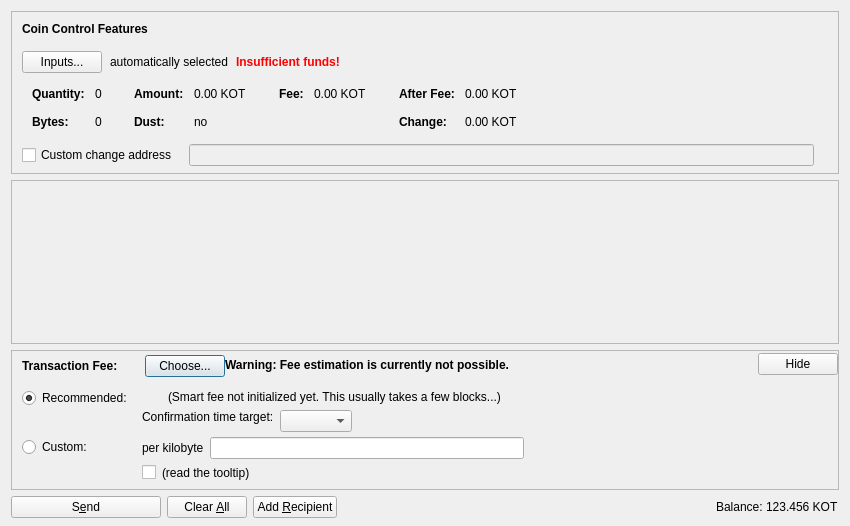
<?xml version="1.0" encoding="UTF-8"?>
<ui version="4.0">
 <class>SendCoinsDialog</class>
 <widget class="QDialog" name="SendCoinsDialog">
  <property name="geometry">
   <rect>
    <x>0</x>
    <y>0</y>
    <width>850</width>
    <height>526</height>
   </rect>
  </property>
  <property name="windowTitle">
   <string>Send Coins</string>
  </property>
  <layout class="QVBoxLayout" name="verticalLayout" stretch="0,1,0,0">
   <property name="bottomMargin">
    <number>8</number>
   </property>
   <item>
    <widget class="QFrame" name="frameCoinControl">
     <property name="sizePolicy">
      <sizepolicy hsizetype="Expanding" vsizetype="Expanding">
       <horstretch>0</horstretch>
       <verstretch>0</verstretch>
      </sizepolicy>
     </property>
     <property name="maximumSize">
      <size>
       <width>16777215</width>
       <height>16777215</height>
      </size>
     </property>
     <property name="frameShape">
      <enum>QFrame::StyledPanel</enum>
     </property>
     <property name="frameShadow">
      <enum>QFrame::Sunken</enum>
     </property>
     <layout class="QVBoxLayout" name="verticalLayoutCoinControl2">
      <property name="spacing">
       <number>0</number>
      </property>
      <property name="leftMargin">
       <number>0</number>
      </property>
      <property name="topMargin">
       <number>0</number>
      </property>
      <property name="rightMargin">
       <number>0</number>
      </property>
      <property name="bottomMargin">
       <number>6</number>
      </property>
      <item>
       <layout class="QVBoxLayout" name="verticalLayoutCoinControl" stretch="0,0,0,0,1">
        <property name="spacing">
         <number>0</number>
        </property>
        <property name="leftMargin">
         <number>10</number>
        </property>
        <property name="topMargin">
         <number>10</number>
        </property>
        <item>
         <layout class="QHBoxLayout" name="horizontalLayoutCoinControl1">
          <property name="bottomMargin">
           <number>15</number>
          </property>
          <item>
           <widget class="QLabel" name="labelCoinControlFeatures">
            <property name="sizePolicy">
             <sizepolicy hsizetype="Preferred" vsizetype="Maximum">
              <horstretch>0</horstretch>
              <verstretch>0</verstretch>
             </sizepolicy>
            </property>
            <property name="font">
             <font>
              <weight>75</weight>
              <bold>true</bold>
             </font>
            </property>
            <property name="styleSheet">
             <string notr="true">font-weight:bold;</string>
            </property>
            <property name="text">
             <string>Coin Control Features</string>
            </property>
           </widget>
          </item>
         </layout>
        </item>
        <item>
         <layout class="QHBoxLayout" name="horizontalLayoutCoinControl2" stretch="0,0,0,0">
          <property name="spacing">
           <number>8</number>
          </property>
          <property name="bottomMargin">
           <number>10</number>
          </property>
          <item>
           <widget class="QPushButton" name="pushButtonCoinControl">
            <property name="styleSheet">
             <string notr="true"/>
            </property>
            <property name="text">
             <string>Inputs...</string>
            </property>
            <property name="autoDefault">
             <bool>false</bool>
            </property>
           </widget>
          </item>
          <item>
           <widget class="QLabel" name="labelCoinControlAutomaticallySelected">
            <property name="text">
             <string>automatically selected</string>
            </property>
            <property name="margin">
             <number>5</number>
            </property>
           </widget>
          </item>
          <item>
           <widget class="QLabel" name="labelCoinControlInsuffFunds">
            <property name="font">
             <font>
              <weight>75</weight>
              <bold>true</bold>
             </font>
            </property>
            <property name="styleSheet">
             <string notr="true">color:red;font-weight:bold;</string>
            </property>
            <property name="text">
             <string>Insufficient funds!</string>
            </property>
            <property name="margin">
             <number>5</number>
            </property>
           </widget>
          </item>
          <item>
           <spacer name="horizontalSpacerCoinControl">
            <property name="orientation">
             <enum>Qt::Horizontal</enum>
            </property>
            <property name="sizeHint" stdset="0">
             <size>
              <width>40</width>
              <height>1</height>
             </size>
            </property>
           </spacer>
          </item>
         </layout>
        </item>
        <item>
         <widget class="QWidget" name="widgetCoinControl" native="true">
          <property name="sizePolicy">
           <sizepolicy hsizetype="Preferred" vsizetype="Preferred">
            <horstretch>0</horstretch>
            <verstretch>0</verstretch>
           </sizepolicy>
          </property>
          <property name="minimumSize">
           <size>
            <width>0</width>
            <height>0</height>
           </size>
          </property>
          <property name="styleSheet">
           <string notr="true"/>
          </property>
          <layout class="QHBoxLayout" name="horizontalLayoutCoinControl5">
           <property name="leftMargin">
            <number>0</number>
           </property>
           <property name="topMargin">
            <number>0</number>
           </property>
           <property name="rightMargin">
            <number>0</number>
           </property>
           <property name="bottomMargin">
            <number>0</number>
           </property>
           <item>
            <layout class="QHBoxLayout" name="horizontalLayoutCoinControl3" stretch="0,0,0,1">
             <property name="spacing">
              <number>20</number>
             </property>
             <property name="topMargin">
              <number>0</number>
             </property>
             <property name="bottomMargin">
              <number>10</number>
             </property>
             <item>
              <layout class="QFormLayout" name="formLayoutCoinControl1">
               <property name="horizontalSpacing">
                <number>10</number>
               </property>
               <property name="verticalSpacing">
                <number>14</number>
               </property>
               <property name="leftMargin">
                <number>10</number>
               </property>
               <property name="topMargin">
                <number>4</number>
               </property>
               <property name="rightMargin">
                <number>6</number>
               </property>
               <item row="0" column="0">
                <widget class="QLabel" name="labelCoinControlQuantityText">
                 <property name="font">
                  <font>
                   <weight>75</weight>
                   <bold>true</bold>
                  </font>
                 </property>
                 <property name="text">
                  <string>Quantity:</string>
                 </property>
                 <property name="margin">
                  <number>0</number>
                 </property>
                </widget>
               </item>
               <item row="0" column="1">
                <widget class="QLabel" name="labelCoinControlQuantity">
                 <property name="cursor">
                  <cursorShape>IBeamCursor</cursorShape>
                 </property>
                 <property name="contextMenuPolicy">
                  <enum>Qt::ActionsContextMenu</enum>
                 </property>
                 <property name="text">
                  <string notr="true">0</string>
                 </property>
                 <property name="margin">
                  <number>0</number>
                 </property>
                 <property name="textInteractionFlags">
                  <set>Qt::LinksAccessibleByMouse|Qt::TextSelectableByKeyboard|Qt::TextSelectableByMouse</set>
                 </property>
                </widget>
               </item>
               <item row="1" column="0">
                <widget class="QLabel" name="labelCoinControlBytesText">
                 <property name="font">
                  <font>
                   <weight>75</weight>
                   <bold>true</bold>
                  </font>
                 </property>
                 <property name="text">
                  <string>Bytes:</string>
                 </property>
                </widget>
               </item>
               <item row="1" column="1">
                <widget class="QLabel" name="labelCoinControlBytes">
                 <property name="cursor">
                  <cursorShape>IBeamCursor</cursorShape>
                 </property>
                 <property name="contextMenuPolicy">
                  <enum>Qt::ActionsContextMenu</enum>
                 </property>
                 <property name="text">
                  <string notr="true">0</string>
                 </property>
                 <property name="textInteractionFlags">
                  <set>Qt::LinksAccessibleByMouse|Qt::TextSelectableByKeyboard|Qt::TextSelectableByMouse</set>
                 </property>
                </widget>
               </item>
              </layout>
             </item>
             <item>
              <layout class="QFormLayout" name="formLayoutCoinControl2">
               <property name="horizontalSpacing">
                <number>10</number>
               </property>
               <property name="verticalSpacing">
                <number>14</number>
               </property>
               <property name="leftMargin">
                <number>6</number>
               </property>
               <property name="topMargin">
                <number>4</number>
               </property>
               <property name="rightMargin">
                <number>6</number>
               </property>
               <item row="0" column="0">
                <widget class="QLabel" name="labelCoinControlAmountText">
                 <property name="font">
                  <font>
                   <weight>75</weight>
                   <bold>true</bold>
                  </font>
                 </property>
                 <property name="text">
                  <string>Amount:</string>
                 </property>
                 <property name="margin">
                  <number>0</number>
                 </property>
                </widget>
               </item>
               <item row="0" column="1">
                <widget class="QLabel" name="labelCoinControlAmount">
                 <property name="cursor">
                  <cursorShape>IBeamCursor</cursorShape>
                 </property>
                 <property name="contextMenuPolicy">
                  <enum>Qt::ActionsContextMenu</enum>
                 </property>
                 <property name="text">
                  <string notr="true">0.00 KOT</string>
                 </property>
                 <property name="textInteractionFlags">
                  <set>Qt::LinksAccessibleByMouse|Qt::TextSelectableByKeyboard|Qt::TextSelectableByMouse</set>
                 </property>
                </widget>
               </item>
               <item row="1" column="0">
                <widget class="QLabel" name="labelCoinControlLowOutputText">
                 <property name="font">
                  <font>
                   <weight>75</weight>
                   <bold>true</bold>
                  </font>
                 </property>
                 <property name="text">
                  <string>Dust:</string>
                 </property>
                </widget>
               </item>
               <item row="1" column="1">
                <widget class="QLabel" name="labelCoinControlLowOutput">
                 <property name="cursor">
                  <cursorShape>IBeamCursor</cursorShape>
                 </property>
                 <property name="contextMenuPolicy">
                  <enum>Qt::ActionsContextMenu</enum>
                 </property>
                 <property name="text">
                  <string notr="true">no</string>
                 </property>
                 <property name="textInteractionFlags">
                  <set>Qt::LinksAccessibleByMouse|Qt::TextSelectableByKeyboard|Qt::TextSelectableByMouse</set>
                 </property>
                </widget>
               </item>
              </layout>
             </item>
             <item>
              <layout class="QFormLayout" name="formLayoutCoinControl3">
               <property name="horizontalSpacing">
                <number>10</number>
               </property>
               <property name="verticalSpacing">
                <number>14</number>
               </property>
               <property name="leftMargin">
                <number>6</number>
               </property>
               <property name="topMargin">
                <number>4</number>
               </property>
               <property name="rightMargin">
                <number>6</number>
               </property>
               <item row="0" column="0">
                <widget class="QLabel" name="labelCoinControlFeeText">
                 <property name="font">
                  <font>
                   <weight>75</weight>
                   <bold>true</bold>
                  </font>
                 </property>
                 <property name="text">
                  <string>Fee:</string>
                 </property>
                 <property name="margin">
                  <number>0</number>
                 </property>
                </widget>
               </item>
               <item row="0" column="1">
                <widget class="QLabel" name="labelCoinControlFee">
                 <property name="cursor">
                  <cursorShape>IBeamCursor</cursorShape>
                 </property>
                 <property name="contextMenuPolicy">
                  <enum>Qt::ActionsContextMenu</enum>
                 </property>
                 <property name="text">
                  <string notr="true">0.00 KOT</string>
                 </property>
                 <property name="textInteractionFlags">
                  <set>Qt::LinksAccessibleByMouse|Qt::TextSelectableByKeyboard|Qt::TextSelectableByMouse</set>
                 </property>
                </widget>
               </item>
              </layout>
             </item>
             <item>
              <layout class="QFormLayout" name="formLayoutCoinControl4">
               <property name="horizontalSpacing">
                <number>10</number>
               </property>
               <property name="verticalSpacing">
                <number>14</number>
               </property>
               <property name="leftMargin">
                <number>6</number>
               </property>
               <property name="topMargin">
                <number>4</number>
               </property>
               <property name="rightMargin">
                <number>6</number>
               </property>
               <item row="0" column="0">
                <widget class="QLabel" name="labelCoinControlAfterFeeText">
                 <property name="font">
                  <font>
                   <weight>75</weight>
                   <bold>true</bold>
                  </font>
                 </property>
                 <property name="text">
                  <string>After Fee:</string>
                 </property>
                 <property name="margin">
                  <number>0</number>
                 </property>
                </widget>
               </item>
               <item row="0" column="1">
                <widget class="QLabel" name="labelCoinControlAfterFee">
                 <property name="cursor">
                  <cursorShape>IBeamCursor</cursorShape>
                 </property>
                 <property name="contextMenuPolicy">
                  <enum>Qt::ActionsContextMenu</enum>
                 </property>
                 <property name="text">
                  <string notr="true">0.00 KOT</string>
                 </property>
                 <property name="textInteractionFlags">
                  <set>Qt::LinksAccessibleByMouse|Qt::TextSelectableByKeyboard|Qt::TextSelectableByMouse</set>
                 </property>
                </widget>
               </item>
               <item row="1" column="0">
                <widget class="QLabel" name="labelCoinControlChangeText">
                 <property name="font">
                  <font>
                   <weight>75</weight>
                   <bold>true</bold>
                  </font>
                 </property>
                 <property name="text">
                  <string>Change:</string>
                 </property>
                </widget>
               </item>
               <item row="1" column="1">
                <widget class="QLabel" name="labelCoinControlChange">
                 <property name="cursor">
                  <cursorShape>IBeamCursor</cursorShape>
                 </property>
                 <property name="contextMenuPolicy">
                  <enum>Qt::ActionsContextMenu</enum>
                 </property>
                 <property name="text">
                  <string notr="true">0.00 KOT</string>
                 </property>
                 <property name="textInteractionFlags">
                  <set>Qt::LinksAccessibleByMouse|Qt::TextSelectableByKeyboard|Qt::TextSelectableByMouse</set>
                 </property>
                </widget>
               </item>
              </layout>
             </item>
            </layout>
           </item>
          </layout>
         </widget>
        </item>
        <item>
         <layout class="QHBoxLayout" name="horizontalLayoutCoinControl4" stretch="0,0,0">
          <property name="spacing">
           <number>12</number>
          </property>
          <property name="sizeConstraint">
           <enum>QLayout::SetDefaultConstraint</enum>
          </property>
          <property name="topMargin">
           <number>5</number>
          </property>
          <property name="rightMargin">
           <number>5</number>
          </property>
          <item>
           <widget class="QCheckBox" name="checkBoxCoinControlChange">
            <property name="toolTip">
             <string>If this is activated, but the change address is empty or invalid, change will be sent to a newly generated address.</string>
            </property>
            <property name="text">
             <string>Custom change address</string>
            </property>
           </widget>
          </item>
          <item>
           <widget class="QValidatedLineEdit" name="lineEditCoinControlChange">
            <property name="enabled">
             <bool>false</bool>
            </property>
            <property name="sizePolicy">
             <sizepolicy hsizetype="Expanding" vsizetype="Fixed">
              <horstretch>0</horstretch>
              <verstretch>0</verstretch>
             </sizepolicy>
            </property>
           </widget>
          </item>
          <item>
           <widget class="QLabel" name="labelCoinControlChangeLabel">
            <property name="sizePolicy">
             <sizepolicy hsizetype="Preferred" vsizetype="Expanding">
              <horstretch>0</horstretch>
              <verstretch>0</verstretch>
             </sizepolicy>
            </property>
            <property name="minimumSize">
             <size>
              <width>0</width>
              <height>0</height>
             </size>
            </property>
            <property name="text">
             <string/>
            </property>
            <property name="margin">
             <number>3</number>
            </property>
           </widget>
          </item>
         </layout>
        </item>
        <item>
         <spacer name="verticalSpacerCoinControl">
          <property name="orientation">
           <enum>Qt::Vertical</enum>
          </property>
          <property name="sizeHint" stdset="0">
           <size>
            <width>800</width>
            <height>1</height>
           </size>
          </property>
         </spacer>
        </item>
       </layout>
      </item>
     </layout>
    </widget>
   </item>
   <item>
    <widget class="QScrollArea" name="scrollArea">
     <property name="widgetResizable">
      <bool>true</bool>
     </property>
     <widget class="QWidget" name="scrollAreaWidgetContents">
      <property name="geometry">
       <rect>
        <x>0</x>
        <y>0</y>
        <width>830</width>
        <height>104</height>
       </rect>
      </property>
      <layout class="QVBoxLayout" name="verticalLayout_2" stretch="0,1">
       <property name="leftMargin">
        <number>0</number>
       </property>
       <property name="topMargin">
        <number>0</number>
       </property>
       <property name="rightMargin">
        <number>0</number>
       </property>
       <property name="bottomMargin">
        <number>0</number>
       </property>
       <item>
        <layout class="QVBoxLayout" name="entries">
         <property name="spacing">
          <number>6</number>
         </property>
        </layout>
       </item>
       <item>
        <spacer name="verticalSpacer">
         <property name="orientation">
          <enum>Qt::Vertical</enum>
         </property>
         <property name="sizeHint" stdset="0">
          <size>
           <width>20</width>
           <height>40</height>
          </size>
         </property>
        </spacer>
       </item>
      </layout>
     </widget>
    </widget>
   </item>
   <item>
    <widget class="QFrame" name="frameFee">
     <property name="sizePolicy">
      <sizepolicy hsizetype="Expanding" vsizetype="Expanding">
       <horstretch>0</horstretch>
       <verstretch>0</verstretch>
      </sizepolicy>
     </property>
     <property name="maximumSize">
      <size>
       <width>16777215</width>
       <height>16777215</height>
      </size>
     </property>
     <property name="frameShape">
      <enum>QFrame::StyledPanel</enum>
     </property>
     <property name="frameShadow">
      <enum>QFrame::Sunken</enum>
     </property>
     <layout class="QVBoxLayout" name="verticalLayoutFee1">
      <property name="spacing">
       <number>0</number>
      </property>
      <property name="leftMargin">
       <number>0</number>
      </property>
      <property name="topMargin">
       <number>0</number>
      </property>
      <property name="rightMargin">
       <number>0</number>
      </property>
      <property name="bottomMargin">
       <number>0</number>
      </property>
      <item>
       <layout class="QVBoxLayout" name="verticalLayoutFee2" stretch="0,0,0">
        <property name="spacing">
         <number>0</number>
        </property>
        <property name="leftMargin">
         <number>10</number>
        </property>
        <property name="topMargin">
         <number>0</number>
        </property>
        <item>
         <layout class="QHBoxLayout" name="horizontalLayoutFee1">
          <property name="bottomMargin">
           <number>0</number>
          </property>
          <item>
           <layout class="QVBoxLayout" name="verticalLayoutFee7">
            <property name="spacing">
             <number>0</number>
            </property>
            <item>
             <spacer name="verticalSpacerSmartFee">
              <property name="orientation">
               <enum>Qt::Vertical</enum>
              </property>
              <property name="sizeType">
               <enum>QSizePolicy::Fixed</enum>
              </property>
              <property name="sizeHint" stdset="0">
               <size>
                <width>1</width>
                <height>4</height>
               </size>
              </property>
             </spacer>
            </item>
            <item>
             <layout class="QHBoxLayout" name="horizontalLayoutSmartFee">
              <property name="spacing">
               <number>10</number>
              </property>
              <item>
               <widget class="QLabel" name="labelFeeHeadline">
                <property name="sizePolicy">
                 <sizepolicy hsizetype="Preferred" vsizetype="Maximum">
                  <horstretch>0</horstretch>
                  <verstretch>0</verstretch>
                 </sizepolicy>
                </property>
                <property name="font">
                 <font>
                  <weight>75</weight>
                  <bold>true</bold>
                 </font>
                </property>
                <property name="styleSheet">
                 <string notr="true">font-weight:bold;</string>
                </property>
                <property name="text">
                 <string>Transaction Fee:</string>
                </property>
               </widget>
              </item>
              <item>
               <widget class="QLabel" name="labelFeeMinimized">
                <property name="text">
                 <string/>
                </property>
               </widget>
              </item>
              <item>
               <widget class="QPushButton" name="buttonChooseFee">
                <property name="text">
                 <string>Choose...</string>
                </property>
               </widget>
              </item>
             </layout>
            </item>
            <item>
             <spacer name="verticalSpacer_5">
              <property name="orientation">
               <enum>Qt::Vertical</enum>
              </property>
              <property name="sizeHint" stdset="0">
               <size>
                <width>1</width>
                <height>1</height>
               </size>
              </property>
             </spacer>
            </item>
           </layout>
          </item>
          <item>
           <widget class="QLabel" name="fallbackFeeWarningLabel">
            <property name="toolTip">
             <string>Using the fallbackfee can result in sending a transaction that will take several hours or days (or never) to confirm. Consider choosing your fee manually or wait until you have validated the complete chain.</string>
            </property>
            <property name="font">
            <font>
                <weight>75</weight>
                <bold>true</bold>
            </font>
            </property>
            <property name="text">
             <string>Warning: Fee estimation is currently not possible.</string>
            </property>
            <property name="wordWrap">
             <bool>false</bool>
            </property>
           </widget>
          </item>
          <item>
           <spacer name="horizontalSpacer_4">
            <property name="orientation">
             <enum>Qt::Horizontal</enum>
            </property>
            <property name="sizeType">
             <enum>QSizePolicy::MinimumExpanding</enum>
            </property>
            <property name="sizeHint" stdset="0">
             <size>
              <width>40</width>
              <height>20</height>
             </size>
            </property>
           </spacer>
          </item>
          <item>
           <widget class="QPushButton" name="buttonMinimizeFee">
            <property name="toolTip">
             <string>collapse fee-settings</string>
            </property>
            <property name="text">
             <string>Hide</string>
            </property>
           </widget>
          </item>
         </layout>
        </item>
        <item>
         <widget class="QFrame" name="frameFeeSelection">
          <layout class="QVBoxLayout" name="verticalLayoutFee12">
           <property name="spacing">
            <number>0</number>
           </property>
           <property name="leftMargin">
            <number>0</number>
           </property>
           <property name="topMargin">
            <number>0</number>
           </property>
           <property name="rightMargin">
            <number>0</number>
           </property>
           <property name="bottomMargin">
            <number>0</number>
           </property>
           <item>
            <layout class="QGridLayout" name="gridLayoutFee">
             <property name="topMargin">
              <number>10</number>
             </property>
             <property name="bottomMargin">
              <number>4</number>
             </property>
             <property name="horizontalSpacing">
              <number>10</number>
             </property>
             <property name="verticalSpacing">
              <number>4</number>
             </property>
             <item row="1" column="1">
              <layout class="QVBoxLayout" name="verticalLayoutFee8">
               <property name="spacing">
                <number>6</number>
               </property>
               <item>
                <layout class="QHBoxLayout" name="horizontalLayoutFee13">
                 <item>
                  <widget class="QLabel" name="labelCustomPerKilobyte">
                   <property name="toolTip">
                    <string>If the custom fee is set to 1000 satoshis and the transaction is only 250 bytes, then &quot;per kilobyte&quot; only pays 250 satoshis in fee, while &quot;total at least&quot; pays 1000 satoshis. For transactions bigger than a kilobyte both pay by kilobyte.</string>
                   </property>
                   <property name="text">
                    <string>per kilobyte</string>
                   </property>
                  </widget>
                 </item>
                 <item>
                  <widget class="BitcoinAmountField" name="customFee"/>
                 </item>
                 <item>
                  <spacer name="horizontalSpacer_6">
                   <property name="orientation">
                    <enum>Qt::Horizontal</enum>
                   </property>
                   <property name="sizeHint" stdset="0">
                    <size>
                     <width>1</width>
                     <height>1</height>
                    </size>
                   </property>
                  </spacer>
                 </item>
                </layout>
               </item>
               <item>
                <layout class="QHBoxLayout" name="horizontalLayoutFee8">
                 <item>
                  <widget class="QCheckBox" name="checkBoxMinimumFee">
                   <property name="toolTip">
                    <string>Paying only the minimum fee is just fine as long as there is less transaction volume than space in the blocks. But be aware that this can end up in a never confirming transaction once there is more demand for kotyacoin transactions than the network can process.</string>
                   </property>
                   <property name="text">
                    <string/>
                   </property>
                  </widget>
                 </item>
                 <item>
                  <widget class="QLabel" name="labelMinFeeWarning">
                   <property name="enabled">
                    <bool>true</bool>
                   </property>
                   <property name="toolTip">
                    <string>Paying only the minimum fee is just fine as long as there is less transaction volume than space in the blocks. But be aware that this can end up in a never confirming transaction once there is more demand for kotyacoin transactions than the network can process.</string>
                   </property>
                   <property name="text">
                    <string>(read the tooltip)</string>
                   </property>
                   <property name="margin">
                    <number>5</number>
                   </property>
                  </widget>
                 </item>
                 <item>
                  <spacer name="horizontalSpacer_2">
                   <property name="orientation">
                    <enum>Qt::Horizontal</enum>
                   </property>
                   <property name="sizeHint" stdset="0">
                    <size>
                     <width>1</width>
                     <height>1</height>
                    </size>
                   </property>
                  </spacer>
                 </item>
                </layout>
               </item>
              </layout>
             </item>
             <item row="0" column="0">
              <layout class="QVBoxLayout" name="verticalLayoutFee4" stretch="0,1">
               <item>
                <widget class="QRadioButton" name="radioSmartFee">
                 <property name="text">
                  <string>Recommended:</string>
                 </property>
                 <property name="checked">
                  <bool>true</bool>
                 </property>
                 <attribute name="buttonGroup">
                  <string notr="true">groupFee</string>
                 </attribute>
                </widget>
               </item>
               <item>
                <spacer name="verticalSpacer_2">
                 <property name="orientation">
                  <enum>Qt::Vertical</enum>
                 </property>
                 <property name="sizeHint" stdset="0">
                  <size>
                   <width>1</width>
                   <height>1</height>
                  </size>
                 </property>
                </spacer>
               </item>
              </layout>
             </item>
             <item row="1" column="0">
              <layout class="QVBoxLayout" name="verticalLayoutFee9" stretch="0,1">
               <item>
                <widget class="QRadioButton" name="radioCustomFee">
                 <property name="text">
                  <string>Custom:</string>
                 </property>
                 <attribute name="buttonGroup">
                  <string notr="true">groupFee</string>
                 </attribute>
                </widget>
               </item>
               <item>
                <spacer name="verticalSpacer_6">
                 <property name="orientation">
                  <enum>Qt::Vertical</enum>
                 </property>
                 <property name="sizeHint" stdset="0">
                  <size>
                   <width>1</width>
                   <height>1</height>
                  </size>
                 </property>
                </spacer>
               </item>
              </layout>
             </item>
             <item row="0" column="1">
              <layout class="QVBoxLayout" name="verticalLayoutFee3" stretch="0,0,1">
               <property name="spacing">
                <number>6</number>
               </property>
               <property name="topMargin">
                <number>2</number>
               </property>
               <item>
                <layout class="QHBoxLayout" name="horizontalLayoutFee12">
                 <item>
                  <widget class="QLabel" name="labelSmartFee">
                   <property name="text">
                    <string/>
                   </property>
                   <property name="margin">
                    <number>2</number>
                   </property>
                  </widget>
                 </item>
                 <item>
                  <widget class="QLabel" name="labelFeeEstimation">
                   <property name="text">
                    <string/>
                   </property>
                  </widget>
                 </item>
                 <item>
                  <widget class="QLabel" name="labelSmartFee2">
                   <property name="text">
                    <string>(Smart fee not initialized yet. This usually takes a few blocks...)</string>
                   </property>
                   <property name="margin">
                    <number>2</number>
                   </property>
                  </widget>
                 </item>
                 <item>
                  <spacer name="horizontalSpacer_5">
                   <property name="orientation">
                    <enum>Qt::Horizontal</enum>
                   </property>
                   <property name="sizeHint" stdset="0">
                    <size>
                     <width>1</width>
                     <height>1</height>
                    </size>
                   </property>
                  </spacer>
                 </item>
                </layout>
               </item>
               <item>
                <layout class="QHBoxLayout" name="horizontalLayoutFee9">
                 <item>
                  <layout class="QVBoxLayout" name="verticalLayoutFee6">
                   <item>
                    <widget class="QLabel" name="labelSmartFee3">
                     <property name="text">
                      <string>Confirmation time target:</string>
                     </property>
                     <property name="margin">
                      <number>2</number>
                     </property>
                    </widget>
                   </item>
                   <item>
                    <spacer name="verticalSpacer_3">
                     <property name="orientation">
                      <enum>Qt::Vertical</enum>
                     </property>
                     <property name="sizeHint" stdset="0">
                      <size>
                       <width>1</width>
                       <height>1</height>
                      </size>
                     </property>
                    </spacer>
                   </item>
                  </layout>
                 </item>
                 <item>
                  <layout class="QVBoxLayout" name="verticalLayoutFee5">
                   <property name="rightMargin">
                    <number>30</number>
                   </property>
                   <item>
                    <layout class="QHBoxLayout" name="horizontalLayoutConfTarget">
                     <property name="bottomMargin">
                      <number>0</number>
                     </property>
                     <item>
                      <widget class="QComboBox" name="confTargetSelector"/>
                     </item>
                     <item>
                      <spacer name="horizontalSpacerConfTarget">
                       <property name="orientation">
                        <enum>Qt::Horizontal</enum>
                       </property>
                       <property name="sizeHint" stdset="0">
                        <size>
                         <width>40</width>
                         <height>20</height>
                        </size>
                       </property>
                      </spacer>
                     </item>
                    </layout>
                   </item>
                  </layout>
                 </item>
                </layout>
               </item>
               <item>
                <spacer name="verticalSpacer_4">
                 <property name="orientation">
                  <enum>Qt::Vertical</enum>
                 </property>
                 <property name="sizeHint" stdset="0">
                  <size>
                   <width>1</width>
                   <height>1</height>
                  </size>
                 </property>
                </spacer>
               </item>
              </layout>
             </item>
            </layout>
           </item>
          </layout>
         </widget>
        </item>
        <item>
         <spacer name="verticalSpacerFee">
          <property name="orientation">
           <enum>Qt::Vertical</enum>
          </property>
          <property name="sizeHint" stdset="0">
           <size>
            <width>40</width>
            <height>5</height>
           </size>
          </property>
         </spacer>
        </item>
       </layout>
      </item>
     </layout>
    </widget>
   </item>
   <item>
    <layout class="QHBoxLayout" name="horizontalLayout">
     <item>
      <widget class="QPushButton" name="sendButton">
       <property name="minimumSize">
        <size>
         <width>150</width>
         <height>0</height>
        </size>
       </property>
       <property name="toolTip">
        <string>Confirm the send action</string>
       </property>
       <property name="text">
        <string>S&amp;end</string>
       </property>
       <property name="icon">
        <iconset resource="../bitcoin.qrc">
         <normaloff>:/icons/send</normaloff>:/icons/send</iconset>
       </property>
       <property name="autoDefault">
        <bool>false</bool>
       </property>
       <property name="default">
        <bool>false</bool>
       </property>
      </widget>
     </item>
     <item>
      <widget class="QPushButton" name="clearButton">
       <property name="sizePolicy">
        <sizepolicy hsizetype="Minimum" vsizetype="Fixed">
         <horstretch>0</horstretch>
         <verstretch>0</verstretch>
        </sizepolicy>
       </property>
       <property name="toolTip">
        <string>Clear all fields of the form.</string>
       </property>
       <property name="text">
        <string>Clear &amp;All</string>
       </property>
       <property name="icon">
        <iconset resource="../bitcoin.qrc">
         <normaloff>:/icons/remove</normaloff>:/icons/remove</iconset>
       </property>
       <property name="autoDefault">
        <bool>false</bool>
       </property>
      </widget>
     </item>
     <item>
      <widget class="QPushButton" name="addButton">
       <property name="toolTip">
        <string>Send to multiple recipients at once</string>
       </property>
       <property name="text">
        <string>Add &amp;Recipient</string>
       </property>
       <property name="icon">
        <iconset resource="../bitcoin.qrc">
         <normaloff>:/icons/add</normaloff>:/icons/add</iconset>
       </property>
       <property name="autoDefault">
        <bool>false</bool>
       </property>
      </widget>
     </item>
     <item>
      <spacer name="horizontalSpacer">
       <property name="orientation">
        <enum>Qt::Horizontal</enum>
       </property>
       <property name="sizeHint" stdset="0">
        <size>
         <width>40</width>
         <height>20</height>
        </size>
       </property>
      </spacer>
     </item>
     <item>
      <layout class="QHBoxLayout" name="horizontalLayout_2">
       <property name="spacing">
        <number>3</number>
       </property>
       <item>
        <widget class="QLabel" name="label">
         <property name="sizePolicy">
          <sizepolicy hsizetype="Preferred" vsizetype="Fixed">
           <horstretch>0</horstretch>
           <verstretch>0</verstretch>
          </sizepolicy>
         </property>
         <property name="text">
          <string>Balance:</string>
         </property>
        </widget>
       </item>
       <item>
        <widget class="QLabel" name="labelBalance">
         <property name="sizePolicy">
          <sizepolicy hsizetype="Preferred" vsizetype="Fixed">
           <horstretch>0</horstretch>
           <verstretch>0</verstretch>
          </sizepolicy>
         </property>
         <property name="cursor">
          <cursorShape>IBeamCursor</cursorShape>
         </property>
         <property name="text">
          <string notr="true">123.456 KOT</string>
         </property>
         <property name="textInteractionFlags">
          <set>Qt::LinksAccessibleByMouse|Qt::TextSelectableByKeyboard|Qt::TextSelectableByMouse</set>
         </property>
        </widget>
       </item>
      </layout>
     </item>
    </layout>
   </item>
  </layout>
 </widget>
 <customwidgets>
  <customwidget>
   <class>QValidatedLineEdit</class>
   <extends>QLineEdit</extends>
   <header>qvalidatedlineedit.h</header>
  </customwidget>
  <customwidget>
   <class>BitcoinAmountField</class>
   <extends>QLineEdit</extends>
   <header>bitcoinamountfield.h</header>
   <container>1</container>
  </customwidget>
 </customwidgets>
 <resources>
  <include location="../bitcoin.qrc"/>
 </resources>
 <connections/>
 <buttongroups>
  <buttongroup name="groupFee"/>
 </buttongroups>
</ui>
